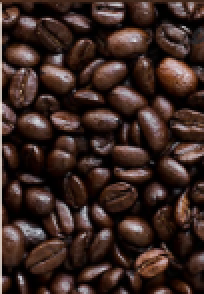
#> input picture train/Dark/D.2.png, 102 x 147 px, given as the content of the folder datasets/train/Light, which was not available (shown 2 times larger)
$ python generate_real_group_crops.py
#> lines starting #> are read from the running program, lines starting #| are printed output that depends on the picture; pictures that were not available may be replaced by others from this repository, and a replacement may not be noted
"""Generate augmented crops while preserving source-level train/val/test splits."""

from __future__ import annotations

import argparse
import random
import shutil
from pathlib import Path

from PIL import Image, ImageEnhance, ImageFilter, ImageOps


CLASSES = ("Light", "Medium", "Dark")
IMAGE_SIZE = 224


def parse_args() -> argparse.Namespace:
    parser = argparse.ArgumentParser()
    parser.add_argument("--source", type=Path, default=Path("datasets/real-groups"))
    parser.add_argument("--single-source", type=Path, default=Path("datasets"))
    parser.add_argument("--output", type=Path, default=Path("datasets/real-group-crops"))
    parser.add_argument("--train-per-class", type=int, default=720)
    parser.add_argument("--eval-per-class", type=int, default=240)
    parser.add_argument("--seed", type=int, default=2026)
    return parser.parse_args()


def single_source_splits(source: Path, class_name: str, seed: int) -> dict[str, list[Path]]:
    train_files = sorted(p for p in (source / "train" / class_name).glob('*')
                         if p.is_file() and p.suffix.lower() in {'.png', '.jpg', '.jpeg'})
    test_files = sorted(p for p in (source / "test" / class_name).glob('*')
                        if p.is_file() and p.suffix.lower() in {'.png', '.jpg', '.jpeg'})
    rng = random.Random(f"{seed}-{class_name}")
    rng.shuffle(train_files)
    val_count = max(1, round(len(train_files) * 0.2))
    return {
        "train": train_files[val_count:],
        "val": train_files[:val_count],
        "test": test_files,
    }


def random_crop(image: Image.Image, rng: random.Random, training: bool) -> Image.Image:
    width, height = image.size
    short_side = min(width, height)
    scale = rng.uniform(0.38, 0.82) if training else rng.uniform(0.48, 0.78)
    crop_size = max(IMAGE_SIZE, round(short_side * scale))
    left = rng.randint(0, max(0, width - crop_size))
    top = rng.randint(0, max(0, height - crop_size))
    crop = image.crop((left, top, left + crop_size, top + crop_size))
    crop = crop.resize((IMAGE_SIZE, IMAGE_SIZE), Image.Resampling.LANCZOS)

    if training:
        if rng.random() < 0.5:
            crop = ImageOps.mirror(crop)
        crop = crop.rotate(rng.uniform(-12, 12), Image.Resampling.BICUBIC)
        crop = ImageEnhance.Brightness(crop).enhance(rng.uniform(0.82, 1.18))
        crop = ImageEnhance.Contrast(crop).enhance(rng.uniform(0.88, 1.14))
        crop = ImageEnhance.Color(crop).enhance(rng.uniform(0.88, 1.12))
        if rng.random() < 0.18:
            crop = crop.filter(ImageFilter.GaussianBlur(rng.uniform(0.1, 0.55)))
    return crop


def image_files(path: Path) -> list[Path]:
    return sorted(p for p in path.iterdir() if p.suffix.lower() in {".jpg", ".jpeg", ".png"})


def main() -> None:
    args = parse_args()
    for class_index, class_name in enumerate(CLASSES):
        singles = single_source_splits(args.single_source, class_name, args.seed)
        for split_index, split in enumerate(("train", "val", "test")):
            sources = image_files(args.source / split / class_name)
            if not sources:
                raise FileNotFoundError(f"No source photos in {args.source / split / class_name}")
            count = args.train_per_class if split == "train" else args.eval_per_class
            destination = args.output / split / class_name
            destination.mkdir(parents=True, exist_ok=True)
            rng = random.Random(args.seed + class_index * 1000 + split_index * 100)
            images = []
            for source in sources:
                with Image.open(source) as opened:
#> opened is the input picture: PIL image 102x147 RGBA; mean R, G, B, A 59.4, 40.6, 35.6, 255
                    images.append(ImageOps.exif_transpose(opened).convert("RGB"))
            for crop_index in range(count):
                source_index = crop_index % len(images)
                crop = random_crop(images[source_index], rng, training=split == "train")
                filename = f"source_{source_index:02d}_crop_{crop_index:04d}.jpg"
                crop.save(destination / filename, quality=92, subsampling=0)
#> this loop made 720 passes
#> filename on passes 1 to 3: 'source_00_crop_0000.jpg', 'source_00_crop_0001.jpg', 'source_00_crop_0002.jpg'
#> pass 1, in random_crop, `crop = image.crop((left, top, left + crop_size, top + crop_size))`:
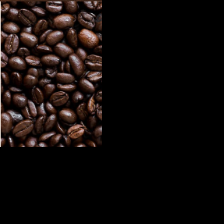
#> crop: PIL image 224x224 RGB; mean R, G, B 17.7, 12.1, 10.6
#> pass 1, in random_crop, `crop = crop.rotate(rng.uniform(-12, 12), Image.Resampling.BICUBIC)`:
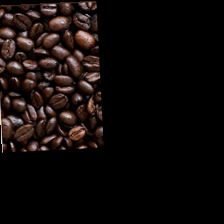
#> crop: PIL image 224x224 RGB; mean R, G, B 17, 11.5, 10
#> after the loop:
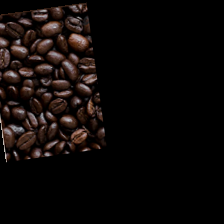
#> crop: PIL image 224x224 RGB; mean R, G, B 13.7, 9.4, 8.1
            for single_index, source in enumerate(singles[split]):
                shutil.copy2(
                    source,
                    destination / f"single_{single_index:04d}{source.suffix.lower()}",
                )
            print(
                f"{split}/{class_name}: {len(sources)} group sources, {count} crops, "
                f"{len(singles[split])} single-bean images"
            )


if __name__ == "__main__":
    main()
